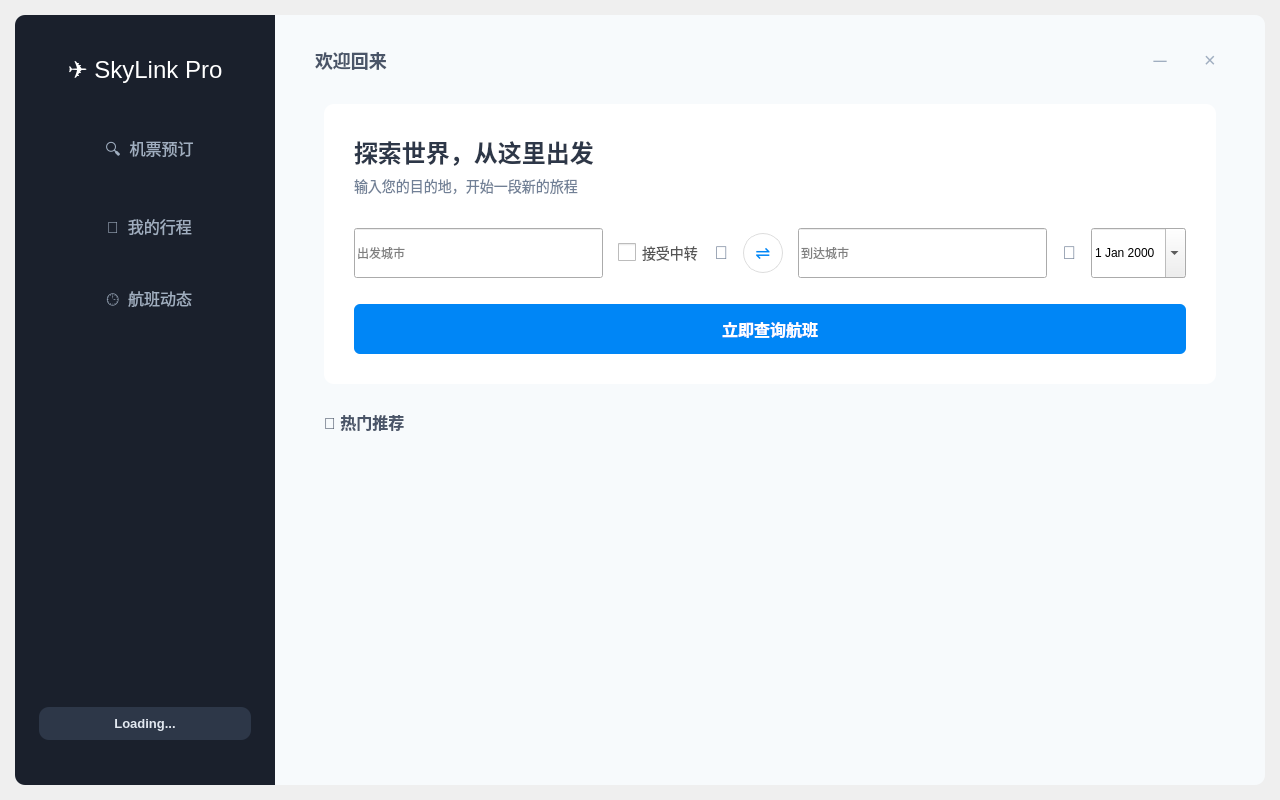
<?xml version="1.0" encoding="UTF-8"?>
<ui version="4.0">
 <class>MainWindow</class>
 <widget class="QMainWindow" name="MainWindow">
  <property name="geometry">
   <rect>
    <x>0</x>
    <y>0</y>
    <width>1280</width>
    <height>800</height>
   </rect>
  </property>
  <property name="cursor">
   <cursorShape>PointingHandCursor</cursorShape>
  </property>
  <property name="windowTitle">
   <string>SkyLink Pro</string>
  </property>
  <property name="styleSheet">
   <string notr="true">QCheckBox { font-size: 14px; color: #555; }
QCheckBox::indicator { width: 18px; height: 18px; }
</string>
  </property>
  <widget class="QWidget" name="centralWidget">
   <property name="styleSheet">
    <string notr="true">#centralWidget { background: transparent; }</string>
   </property>
   <layout class="QHBoxLayout" name="horizontalLayout_Main">
    <property name="spacing">
     <number>0</number>
    </property>
    <property name="leftMargin">
     <number>15</number>
    </property>
    <property name="topMargin">
     <number>15</number>
    </property>
    <property name="rightMargin">
     <number>15</number>
    </property>
    <property name="bottomMargin">
     <number>15</number>
    </property>
    <item>
     <widget class="QWidget" name="containerMain" native="true">
      <property name="styleSheet">
       <string notr="true">#containerMain {
	background-color: #F7FAFC;
	border-radius: 10px;
}</string>
      </property>
      <layout class="QHBoxLayout" name="horizontalLayout_Container">
       <property name="spacing">
        <number>0</number>
       </property>
       <property name="leftMargin">
        <number>0</number>
       </property>
       <property name="topMargin">
        <number>0</number>
       </property>
       <property name="rightMargin">
        <number>0</number>
       </property>
       <property name="bottomMargin">
        <number>0</number>
       </property>
       <item>
        <widget class="QWidget" name="sideBar" native="true">
         <property name="minimumSize">
          <size>
           <width>260</width>
           <height>0</height>
          </size>
         </property>
         <property name="maximumSize">
          <size>
           <width>260</width>
           <height>16777215</height>
          </size>
         </property>
         <property name="styleSheet">
          <string notr="true">#sideBar {
	background-color: #1A202C;
	border-top-left-radius: 10px;
	border-bottom-left-radius: 10px;
}
QLabel { color: white; }
QToolButton {
	border: none;
	background: transparent;
	color: #A0AEC0;
	font-size: 16px;
	padding: 15px;
	text-align: left;
}
QToolButton:hover { color: white; background-color: #2D3748; }
QToolButton:checked { color: white; background-color: #2D3748; border-left: 4px solid #0086F6; }</string>
         </property>
         <layout class="QVBoxLayout" name="verticalLayout_Side">
          <property name="spacing">
           <number>15</number>
          </property>
          <property name="topMargin">
           <number>40</number>
          </property>
          <property name="bottomMargin">
           <number>30</number>
          </property>
          <item>
           <widget class="QLabel" name="lblLogo">
            <property name="styleSheet">
             <string notr="true">font-family: 'Arial Black'; font-size: 24px; margin-bottom: 20px;</string>
            </property>
            <property name="text">
             <string>✈ SkyLink Pro</string>
            </property>
            <property name="alignment">
             <set>Qt::AlignmentFlag::AlignCenter</set>
            </property>
           </widget>
          </item>
          <item>
           <widget class="QToolButton" name="btnNavSearch">
            <property name="sizePolicy">
             <sizepolicy hsizetype="Expanding" vsizetype="Fixed">
              <horstretch>0</horstretch>
              <verstretch>0</verstretch>
             </sizepolicy>
            </property>
            <property name="cursor">
             <cursorShape>PointingHandCursor</cursorShape>
            </property>
            <property name="text">
             <string>  🔍  机票预订</string>
            </property>
            <property name="checkable">
             <bool>true</bool>
            </property>
            <property name="toolButtonStyle">
             <enum>Qt::ToolButtonStyle::ToolButtonTextBesideIcon</enum>
            </property>
           </widget>
          </item>
          <item>
           <widget class="QToolButton" name="btnNavOrder">
            <property name="sizePolicy">
             <sizepolicy hsizetype="Expanding" vsizetype="Fixed">
              <horstretch>0</horstretch>
              <verstretch>0</verstretch>
             </sizepolicy>
            </property>
            <property name="cursor">
             <cursorShape>PointingHandCursor</cursorShape>
            </property>
            <property name="text">
             <string>  🎫  我的行程</string>
            </property>
            <property name="checkable">
             <bool>true</bool>
            </property>
           </widget>
          </item>
          <item>
           <widget class="QToolButton" name="btnNavStatus">
            <property name="sizePolicy">
             <sizepolicy hsizetype="Expanding" vsizetype="Fixed">
              <horstretch>0</horstretch>
              <verstretch>0</verstretch>
             </sizepolicy>
            </property>
            <property name="cursor">
             <cursorShape>PointingHandCursor</cursorShape>
            </property>
            <property name="text">
             <string>  🕒  航班动态</string>
            </property>
            <property name="checkable">
             <bool>true</bool>
            </property>
           </widget>
          </item>
          <item>
           <spacer name="verticalSpacer">
            <property name="orientation">
             <enum>Qt::Orientation::Vertical</enum>
            </property>
            <property name="sizeHint" stdset="0">
             <size>
              <width>20</width>
              <height>40</height>
             </size>
            </property>
           </spacer>
          </item>
          <item>
           <widget class="QWidget" name="userCard" native="true">
            <property name="styleSheet">
             <string notr="true">background-color: #2D3748; border-radius: 10px; margin: 15px;</string>
            </property>
            <layout class="QVBoxLayout" name="verticalLayout_User">
             <item>
              <widget class="QLabel" name="lblUserBalance">
               <property name="styleSheet">
                <string notr="true">color: #E2E8F0; font-size: 13px; font-weight: bold;</string>
               </property>
               <property name="text">
                <string>Loading...</string>
               </property>
               <property name="alignment">
                <set>Qt::AlignmentFlag::AlignCenter</set>
               </property>
              </widget>
             </item>
            </layout>
           </widget>
          </item>
         </layout>
        </widget>
       </item>
       <item>
        <widget class="QWidget" name="mainArea" native="true">
         <layout class="QVBoxLayout" name="verticalLayout_MainArea">
          <property name="spacing">
           <number>20</number>
          </property>
          <property name="leftMargin">
           <number>40</number>
          </property>
          <property name="topMargin">
           <number>30</number>
          </property>
          <property name="rightMargin">
           <number>40</number>
          </property>
          <property name="bottomMargin">
           <number>30</number>
          </property>
          <item>
           <layout class="QHBoxLayout" name="topBarLayout">
            <item>
             <widget class="QLabel" name="lblWelcome">
              <property name="styleSheet">
               <string notr="true">font-size: 18px; font-weight: bold; color: #4A5568;</string>
              </property>
              <property name="text">
               <string>欢迎回来</string>
              </property>
             </widget>
            </item>
            <item>
             <spacer name="horizontalSpacer">
              <property name="orientation">
               <enum>Qt::Orientation::Horizontal</enum>
              </property>
              <property name="sizeHint" stdset="0">
               <size>
                <width>40</width>
                <height>20</height>
               </size>
              </property>
             </spacer>
            </item>
            <item>
             <widget class="QPushButton" name="btnMin">
              <property name="minimumSize">
               <size>
                <width>30</width>
                <height>30</height>
               </size>
              </property>
              <property name="cursor">
               <cursorShape>PointingHandCursor</cursorShape>
              </property>
              <property name="styleSheet">
               <string notr="true">QPushButton { border: none; background: transparent; font-size: 18px; color: #A0AEC0; } QPushButton:hover { color: #2D3748; }</string>
              </property>
              <property name="text">
               <string>－</string>
              </property>
             </widget>
            </item>
            <item>
             <widget class="QPushButton" name="btnClose">
              <property name="minimumSize">
               <size>
                <width>30</width>
                <height>30</height>
               </size>
              </property>
              <property name="cursor">
               <cursorShape>PointingHandCursor</cursorShape>
              </property>
              <property name="styleSheet">
               <string notr="true">QPushButton { border: none; background: transparent; font-size: 20px; color: #A0AEC0; } QPushButton:hover { color: #E53E3E; }</string>
              </property>
              <property name="text">
               <string>×</string>
              </property>
             </widget>
            </item>
           </layout>
          </item>
          <item>
           <widget class="QStackedWidget" name="mainStack">
            <property name="currentIndex">
             <number>0</number>
            </property>
            <widget class="QWidget" name="pageSearchRoot">
             <layout class="QVBoxLayout" name="verticalLayout_SearchRoot">
              <property name="leftMargin">
               <number>0</number>
              </property>
              <property name="topMargin">
               <number>0</number>
              </property>
              <property name="rightMargin">
               <number>0</number>
              </property>
              <property name="bottomMargin">
               <number>0</number>
              </property>
              <item>
               <widget class="QStackedWidget" name="searchStack">
                <property name="currentIndex">
                 <number>0</number>
                </property>
                <widget class="QWidget" name="pageForm">
                 <layout class="QVBoxLayout" name="verticalLayout_Form">
                  <item>
                   <widget class="QWidget" name="cardSearch" native="true">
                    <property name="styleSheet">
                     <string notr="true">#cardSearch { background: white; border-radius: 10px; }</string>
                    </property>
                    <layout class="QVBoxLayout" name="verticalLayout_CardSearch">
                     <property name="leftMargin">
                      <number>30</number>
                     </property>
                     <property name="topMargin">
                      <number>30</number>
                     </property>
                     <property name="rightMargin">
                      <number>30</number>
                     </property>
                     <property name="bottomMargin">
                      <number>30</number>
                     </property>
                     <item>
                      <widget class="QLabel" name="label_3">
                       <property name="styleSheet">
                        <string notr="true">font-size: 24px; font-weight: bold; color: #2D3748;</string>
                       </property>
                       <property name="text">
                        <string>探索世界，从这里出发</string>
                       </property>
                      </widget>
                     </item>
                     <item>
                      <widget class="QLabel" name="label_4">
                       <property name="styleSheet">
                        <string notr="true">font-size: 14px; color: #718096;</string>
                       </property>
                       <property name="text">
                        <string>输入您的目的地，开始一段新的旅程</string>
                       </property>
                      </widget>
                     </item>
                     <item>
                      <spacer name="verticalSpacer_2">
                       <property name="orientation">
                        <enum>Qt::Orientation::Vertical</enum>
                       </property>
                       <property name="sizeType">
                        <enum>QSizePolicy::Policy::Fixed</enum>
                       </property>
                       <property name="sizeHint" stdset="0">
                        <size>
                         <width>20</width>
                         <height>25</height>
                        </size>
                       </property>
                      </spacer>
                     </item>
                     <item>
                      <layout class="QHBoxLayout" name="horizontalLayout_Inputs">
                       <property name="spacing">
                        <number>15</number>
                       </property>
                       <item>
                        <widget class="QLineEdit" name="leOrigin">
                         <property name="minimumSize">
                          <size>
                           <width>0</width>
                           <height>50</height>
                          </size>
                         </property>
                         <property name="readOnly">
                          <bool>true</bool>
                         </property>
                         <property name="placeholderText">
                          <string>出发城市</string>
                         </property>
                        </widget>
                       </item>
                       <item>
                        <widget class="QCheckBox" name="chkTransit">
                         <property name="cursor">
                          <cursorShape>PointingHandCursor</cursorShape>
                         </property>
                         <property name="styleSheet">
                          <string notr="true">QCheckBox { font-size: 14px; color: #555; }
QCheckBox::indicator { width: 18px; height: 18px; }
</string>
                         </property>
                         <property name="text">
                          <string>接受中转</string>
                         </property>
                        </widget>
                       </item>
                       <item>
                        <widget class="QPushButton" name="btnSelectOrigin">
                         <property name="styleSheet">
                          <string notr="true">background: transparent; border: none; font-size: 18px; color: #718096;</string>
                         </property>
                         <property name="text">
                          <string>📍</string>
                         </property>
                         <property name="flat">
                          <bool>true</bool>
                         </property>
                        </widget>
                       </item>
                       <item>
                        <widget class="QPushButton" name="btnSwapCity">
                         <property name="minimumSize">
                          <size>
                           <width>40</width>
                           <height>40</height>
                          </size>
                         </property>
                         <property name="maximumSize">
                          <size>
                           <width>40</width>
                           <height>40</height>
                          </size>
                         </property>
                         <property name="styleSheet">
                          <string notr="true">background: #FFF; border: 1px solid #DDD; border-radius: 20px; color: #0086F6; font-size: 18px;</string>
                         </property>
                         <property name="text">
                          <string>⇌</string>
                         </property>
                        </widget>
                       </item>
                       <item>
                        <widget class="QLineEdit" name="leDest">
                         <property name="minimumSize">
                          <size>
                           <width>0</width>
                           <height>50</height>
                          </size>
                         </property>
                         <property name="readOnly">
                          <bool>true</bool>
                         </property>
                         <property name="placeholderText">
                          <string>到达城市</string>
                         </property>
                        </widget>
                       </item>
                       <item>
                        <widget class="QPushButton" name="btnSelectDest">
                         <property name="styleSheet">
                          <string notr="true">background: transparent; border: none; font-size: 18px; color: #718096;</string>
                         </property>
                         <property name="text">
                          <string>📍</string>
                         </property>
                         <property name="flat">
                          <bool>true</bool>
                         </property>
                        </widget>
                       </item>
                       <item>
                        <widget class="QDateEdit" name="dateEdit">
                         <property name="minimumSize">
                          <size>
                           <width>0</width>
                           <height>50</height>
                          </size>
                         </property>
                         <property name="calendarPopup">
                          <bool>true</bool>
                         </property>
                        </widget>
                       </item>
                      </layout>
                     </item>
                     <item>
                      <spacer name="verticalSpacer_3">
                       <property name="orientation">
                        <enum>Qt::Orientation::Vertical</enum>
                       </property>
                       <property name="sizeType">
                        <enum>QSizePolicy::Policy::Fixed</enum>
                       </property>
                       <property name="sizeHint" stdset="0">
                        <size>
                         <width>20</width>
                         <height>20</height>
                        </size>
                       </property>
                      </spacer>
                     </item>
                     <item>
                      <widget class="QPushButton" name="btnDoSearch">
                       <property name="minimumSize">
                        <size>
                         <width>0</width>
                         <height>50</height>
                        </size>
                       </property>
                       <property name="cursor">
                        <cursorShape>PointingHandCursor</cursorShape>
                       </property>
                       <property name="styleSheet">
                        <string notr="true">background-color: #0086F6; color: white; font-weight: bold; border-radius: 6px; font-size: 16px;</string>
                       </property>
                       <property name="text">
                        <string>立即查询航班</string>
                       </property>
                      </widget>
                     </item>
                    </layout>
                   </widget>
                  </item>
                  <item><spacer name="verticalSpacer_4"><property name="orientation"><enum>Qt::Orientation::Vertical</enum></property><property name="sizeType"><enum>QSizePolicy::Policy::Fixed</enum></property><property name="sizeHint" stdset="0"><size><width>20</width><height>20</height></size></property></spacer></item>
                  <item><widget class="QLabel" name="label_rec"><property name="styleSheet"><string notr="true">font-size: 16px; font-weight: bold; color: #4A5568;</string></property><property name="text"><string>🔥 热门推荐</string></property></widget></item>
                  <item><widget class="QWidget" name="recommendContainer" native="true"><property name="minimumSize"><size><width>0</width><height>160</height></size></property></widget></item>
                  <item><spacer name="verticalSpacer_5"><property name="orientation"><enum>Qt::Orientation::Vertical</enum></property><property name="sizeHint" stdset="0"><size><width>20</width><height>40</height></size></property></spacer></item>
                 </layout>
                </widget>
                <widget class="QWidget" name="pageResult">
                 <layout class="QVBoxLayout" name="verticalLayout_Res">
                  <item><widget class="QWidget" name="cardResult" native="true"><property name="styleSheet"><string notr="true">#cardResult { background: white; border-radius: 10px; }</string></property><layout class="QVBoxLayout" name="verticalLayout_CardRes"><property name="leftMargin"><number>30</number></property><property name="topMargin"><number>30</number></property><property name="rightMargin"><number>30</number></property><property name="bottomMargin"><number>30</number></property><item><layout class="QHBoxLayout" name="horizontalLayout_Back"><item><widget class="QPushButton" name="btnBackToSearch"><property name="cursor"><cursorShape>PointingHandCursor</cursorShape></property><property name="styleSheet"><string notr="true">background:transparent; color:#0086F6; font-size:14px; border:none;</string></property><property name="text"><string>← 返回搜索</string></property></widget></item><item><spacer name="horizontalSpacer_2"><property name="orientation"><enum>Qt::Orientation::Horizontal</enum></property><property name="sizeHint" stdset="0"><size><width>40</width><height>20</height></size></property></spacer></item></layout></item><item><widget class="QWidget" name="dateBarContainer" native="true"><property name="minimumSize"><size><width>0</width><height>70</height></size></property></widget></item><item><widget class="QTableWidget" name="tableFlightList"><property name="frameShape"><enum>QFrame::Shape::NoFrame</enum></property><property name="showGrid"><bool>false</bool></property><attribute name="horizontalHeaderStretchLastSection"><bool>true</bool></attribute><attribute name="verticalHeaderVisible"><bool>false</bool></attribute><column><property name="text"><string>ID</string></property></column><column><property name="text"><string>航班号</string></property></column><column><property name="text"><string>起降时间</string></property></column><column><property name="text"><string>航线</string></property></column><column><property name="text"><string>机型</string></property></column><column><property name="text"><string>价格</string></property></column><column><property name="text"><string>操作</string></property></column></widget></item></layout></widget></item>
                 </layout>
                </widget>
               </widget>
              </item>
             </layout>
            </widget>
            <widget class="QWidget" name="pageOrder">
                <layout class="QVBoxLayout" name="verticalLayout_Order">
                    <item><widget class="QWidget" name="cardOrder" native="true"><property name="styleSheet"><string notr="true">#cardOrder { background: white; border-radius: 10px; }</string></property><layout class="QVBoxLayout" name="verticalLayout_CardOrder"><item><layout class="QHBoxLayout" name="horizontalLayout_OrderHead"><item><widget class="QLabel" name="label_5"><property name="styleSheet"><string notr="true">font-size: 24px; font-weight: bold; color: #2D3748;</string></property><property name="text"><string>我的行程记录</string></property></widget></item><item><spacer name="horizontalSpacer_3"><property name="orientation"><enum>Qt::Orientation::Horizontal</enum></property><property name="sizeHint" stdset="0"><size><width>40</width><height>20</height></size></property></spacer></item>
                    <item><widget class="QPushButton" name="btnRefreshOrder"><property name="cursor"><cursorShape>PointingHandCursor</cursorShape></property><property name="styleSheet"><string notr="true">background-color: white; border: 1px solid #E2E8F0; border-radius: 8px; color: #0086F6; font-size: 16px; padding: 4px;</string></property><property name="text"><string>🔄</string></property></widget></item>
                    </layout></item><item><widget class="QTableWidget" name="tableOrder"><property name="frameShape"><enum>QFrame::Shape::NoFrame</enum></property><property name="editTriggers"><set>QAbstractItemView::EditTrigger::NoEditTriggers</set></property><property name="showGrid"><bool>false</bool></property><attribute name="horizontalHeaderStretchLastSection"><bool>true</bool></attribute><attribute name="verticalHeaderVisible"><bool>false</bool></attribute><column><property name="text"><string>订单号</string></property></column><column><property name="text"><string>乘客</string></property></column><column><property name="text"><string>航班</string></property></column><column><property name="text"><string>行程</string></property></column><column><property name="text"><string>时间</string></property></column><column><property name="text"><string>座位</string></property></column><column><property name="text"><string>金额</string></property></column><column><property name="text"><string>值机</string></property></column><column><property name="text"><string>操作</string></property></column></widget></item></layout></widget></item>
                </layout>
            </widget>
            <widget class="QWidget" name="pageStatus">
                <layout class="QVBoxLayout" name="verticalLayout_Status">
                    <item><widget class="QWidget" name="cardStatus" native="true"><property name="styleSheet"><string notr="true">#cardStatus { background: white; border-radius: 10px; }</string></property><layout class="QVBoxLayout" name="verticalLayout_CardStatus"><item><widget class="QLabel" name="label_6"><property name="styleSheet"><string notr="true">font-size: 24px; font-weight: bold; color: #2D3748;</string></property><property name="text"><string>航班实时动态</string></property></widget></item><item><layout class="QHBoxLayout" name="horizontalLayout_StatusSearch"><item><widget class="QLineEdit" name="leStatusSearch"><property name="minimumSize"><size><width>0</width><height>45</height></size></property><property name="placeholderText"><string>请输入航班号 (例如 CA1205) ...</string></property></widget></item><item><widget class="QPushButton" name="btnStatusSearch"><property name="minimumSize"><size><width>120</width><height>45</height></size></property><property name="cursor"><cursorShape>PointingHandCursor</cursorShape></property><property name="styleSheet"><string notr="true">background-color: #0086F6; color: white; font-weight: bold; border-radius: 6px;</string></property><property name="text"><string>查询状态</string></property></widget></item></layout></item>
                    
                    <!-- 修改点：添加 tableStatus 样式，确保item没有padding导致的偏移，确保Header样式统一 -->
                    <item>
                        <widget class="QTableWidget" name="tableStatus">
                            <property name="styleSheet">
                                <string notr="true">
                                    QTableWidget {
                                        border: none;
                                        background-color: white;
                                    }
                                    QTableWidget::item {
                                        padding-left: 0px; /* 关键：去除左侧内边距 */
                                    }
                                    QHeaderView::section {
                                        background-color: #F7FAFC;
                                        border: none;
                                        border-bottom: 1px solid #E2E8F0;
                                        padding: 10px;
                                        color: #718096;
                                        font-weight: bold;
                                    }
                                </string>
                            </property>
                            <property name="frameShape"><enum>QFrame::Shape::NoFrame</enum></property>
                            <property name="editTriggers"><set>QAbstractItemView::EditTrigger::NoEditTriggers</set></property>
                            <property name="showGrid"><bool>false</bool></property>
                            <attribute name="horizontalHeaderStretchLastSection"><bool>true</bool></attribute>
                            <attribute name="verticalHeaderVisible"><bool>false</bool></attribute>
                            <column><property name="text"><string>航班号</string></property></column>
                            <column><property name="text"><string>起降地</string></property></column>
                            <column><property name="text"><string>计划起飞</string></property></column>
                            <column><property name="text"><string>预计到达</string></property></column>
                            <column><property name="text"><string>当前状态</string></property></column>
                        </widget>
                    </item>

                    </layout></widget></item>
                </layout>
            </widget>
           </widget>
          </item>
         </layout>
        </widget>
       </item>
      </layout>
     </widget>
    </item>
   </layout>
  </widget>
 </widget>
 <resources/>
 <connections/>
</ui>
